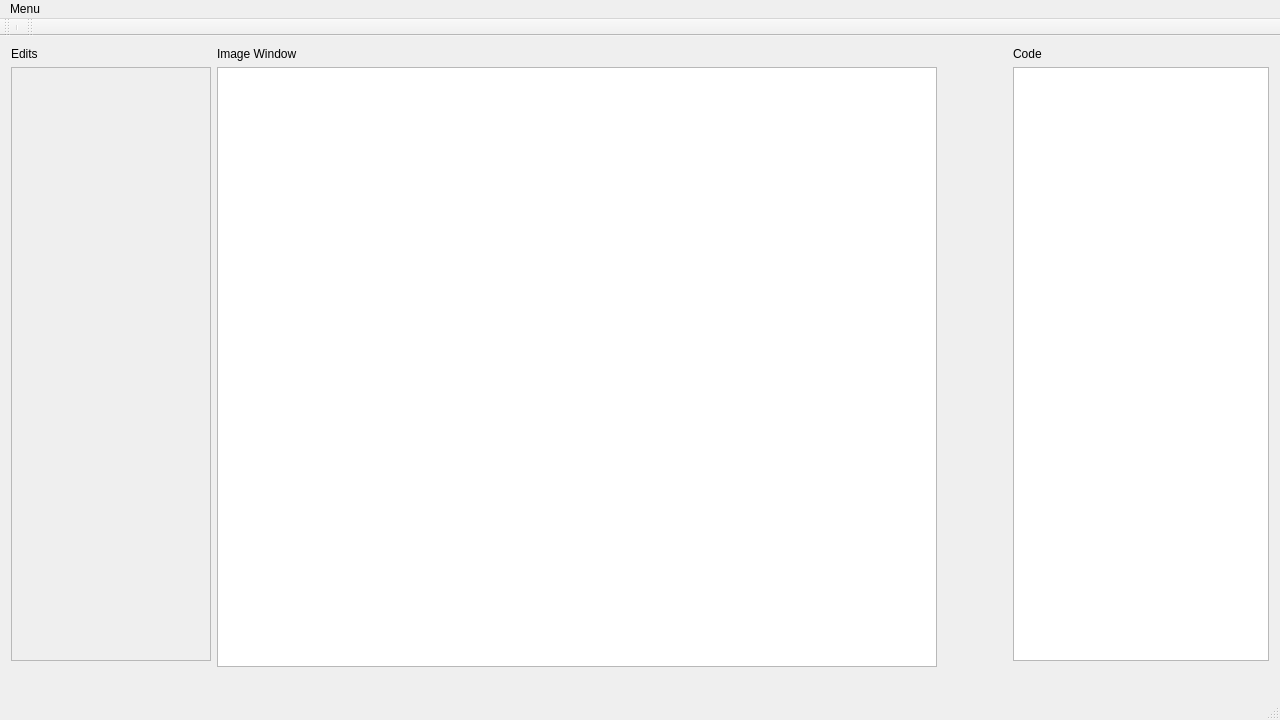
<?xml version="1.0" encoding="UTF-8"?>
<ui version="4.0">
 <class>mainWindow</class>
 <widget class="QMainWindow" name="mainWindow">
  <property name="windowModality">
   <enum>Qt::WindowModal</enum>
  </property>
  <property name="geometry">
   <rect>
    <x>0</x>
    <y>0</y>
    <width>1280</width>
    <height>720</height>
   </rect>
  </property>
  <property name="sizePolicy">
   <sizepolicy hsizetype="Preferred" vsizetype="Preferred">
    <horstretch>0</horstretch>
    <verstretch>0</verstretch>
   </sizepolicy>
  </property>
  <property name="minimumSize">
   <size>
    <width>1280</width>
    <height>720</height>
   </size>
  </property>
  <property name="windowTitle">
   <string>imageeditor</string>
  </property>
  <widget class="QWidget" name="centralWidget">
   <layout class="QVBoxLayout" name="verticalLayout_2">
    <item>
     <layout class="QGridLayout" name="gridLayout">
      <item row="1" column="1" rowspan="2">
       <widget class="EventHandler" name="imageWindow">
        <property name="sizePolicy">
         <sizepolicy hsizetype="Preferred" vsizetype="Preferred">
          <horstretch>0</horstretch>
          <verstretch>0</verstretch>
         </sizepolicy>
        </property>
        <property name="minimumSize">
         <size>
          <width>720</width>
          <height>500</height>
         </size>
        </property>
        <property name="mouseTracking">
         <bool>true</bool>
        </property>
        <property name="dragMode">
         <enum>QGraphicsView::NoDrag</enum>
        </property>
       </widget>
      </item>
      <item row="0" column="3">
       <widget class="QLabel" name="label_code">
        <property name="text">
         <string>Code</string>
        </property>
       </widget>
      </item>
      <item row="1" column="0">
       <widget class="QScrollArea" name="scrollArea">
        <property name="minimumSize">
         <size>
          <width>200</width>
          <height>0</height>
         </size>
        </property>
        <property name="widgetResizable">
         <bool>true</bool>
        </property>
        <widget class="QWidget" name="scrollAreaWidgetContents">
         <property name="geometry">
          <rect>
           <x>0</x>
           <y>0</y>
           <width>198</width>
           <height>601</height>
          </rect>
         </property>
        </widget>
       </widget>
      </item>
      <item row="1" column="2">
       <spacer name="horizontalSpacer">
        <property name="orientation">
         <enum>Qt::Horizontal</enum>
        </property>
        <property name="sizeHint" stdset="0">
         <size>
          <width>20</width>
          <height>20</height>
         </size>
        </property>
       </spacer>
      </item>
      <item row="0" column="0">
       <widget class="QLabel" name="label_edits">
        <property name="text">
         <string>Edits</string>
        </property>
        <property name="wordWrap">
         <bool>false</bool>
        </property>
       </widget>
      </item>
      <item row="0" column="1">
       <widget class="QLabel" name="label_imageWindow">
        <property name="text">
         <string>Image Window</string>
        </property>
       </widget>
      </item>
      <item row="1" column="3">
       <widget class="QTextBrowser" name="codeOutput"/>
      </item>
     </layout>
    </item>
    <item>
     <widget class="QLabel" name="label_log">
      <property name="cursor">
       <cursorShape>IBeamCursor</cursorShape>
      </property>
      <property name="text">
       <string/>
      </property>
     </widget>
    </item>
   </layout>
  </widget>
  <widget class="QMenuBar" name="menuBar">
   <property name="geometry">
    <rect>
     <x>0</x>
     <y>0</y>
     <width>1280</width>
     <height>20</height>
    </rect>
   </property>
   <property name="locale">
    <locale language="English" country="Germany"/>
   </property>
   <widget class="QMenu" name="menu_main">
    <property name="title">
     <string>Menu</string>
    </property>
   </widget>
   <addaction name="menu_main"/>
  </widget>
  <widget class="QToolBar" name="mainToolBar">
   <attribute name="toolBarArea">
    <enum>TopToolBarArea</enum>
   </attribute>
   <attribute name="toolBarBreak">
    <bool>false</bool>
   </attribute>
   <addaction name="separator"/>
  </widget>
  <widget class="QStatusBar" name="statusBar"/>
  <widget class="QToolBar" name="toolBar">
   <property name="windowTitle">
    <string>toolBar</string>
   </property>
   <attribute name="toolBarArea">
    <enum>TopToolBarArea</enum>
   </attribute>
   <attribute name="toolBarBreak">
    <bool>false</bool>
   </attribute>
  </widget>
  <action name="actionsave">
   <property name="text">
    <string>save</string>
   </property>
  </action>
  <action name="actionopen">
   <property name="text">
    <string>open</string>
   </property>
  </action>
  <action name="actionexit">
   <property name="text">
    <string>exit</string>
   </property>
  </action>
  <action name="actionedge">
   <property name="text">
    <string>edge</string>
   </property>
  </action>
  <action name="actionthreshold">
   <property name="text">
    <string>threshold</string>
   </property>
  </action>
  <action name="actionsplit">
   <property name="text">
    <string>split</string>
   </property>
  </action>
 </widget>
 <layoutdefault spacing="6" margin="11"/>
 <customwidgets>
  <customwidget>
   <class>EventHandler</class>
   <extends>QGraphicsView</extends>
   <header>events.h</header>
  </customwidget>
 </customwidgets>
 <resources>
  <include location="imageeditor.qrc"/>
 </resources>
 <connections/>
</ui>
